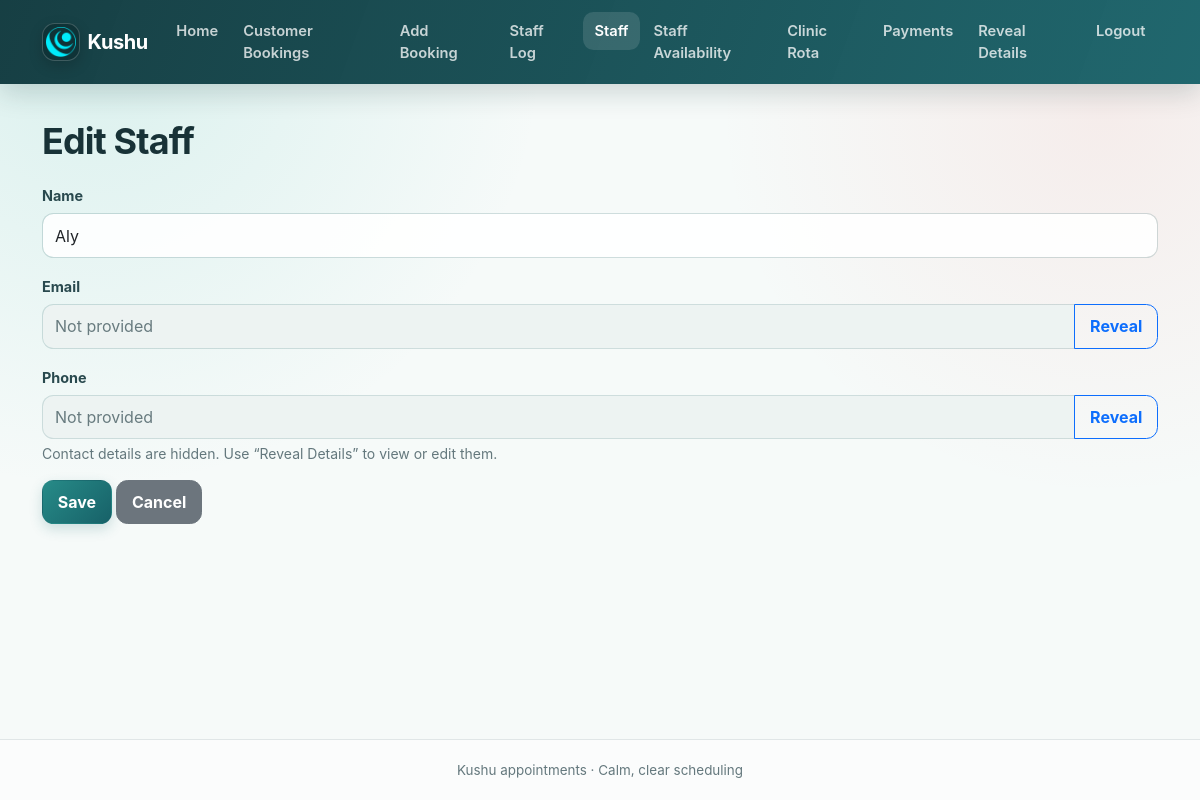
Screenshot of /staff/edit/2 (signed in) with the database file from the repository.
### app.py (models this page shows)
class Staff(db.Model):
    id = db.Column(db.Integer, primary_key=True)
    name = db.Column(db.String(120), nullable=False)
    email = db.Column(db.String(200))
    phone = db.Column(db.String(50))
    hourly_rate = db.Column(db.Float, default=HOURLY_RATE)
    active = db.Column(db.Boolean, default=True)
    created_at = db.Column(db.DateTime, default=datetime.utcnow)
    availabilities = db.relationship('StaffAvailability', backref='staff', cascade='all, delete-orphan')
    dated_availabilities = db.relationship('StaffDateAvailability', backref='staff', cascade='all, delete-orphan')
    shifts = db.relationship('StaffShift', backref='staff', cascade='all, delete-orphan')
    unavailabilities = db.relationship('StaffUnavailability', backref='staff', cascade='all, delete-orphan')
    payments = db.relationship('StaffPayment', backref='staff', cascade='all, delete-orphan')

### app.py (the view, shortened to what this page needs)
@app.route('/staff/edit/<int:staff_id>', methods=['GET', 'POST'])
@login_required
def edit_staff(staff_id):
    s = Staff.query.get_or_404(staff_id)
    return render_template('staff_form.html', staff=s)

### app.py (called while the page is built)
def login_required(f):
    @wraps(f)
    def decorated(*args, **kwargs):
        if not session.get('logged_in'):
            return redirect(url_for('login'))
        return f(*args, **kwargs)
    return decorated

def mask_personal_detail(value):
    if not value:
        return "Not provided"
    return "*" * min(max(len(str(value)), 6), 12)

### templates/staff_form.html (shortened to what this page needs)
{% extends 'base.html' %}
{% block content %}
<h1>{% if staff %}Edit{% else %}Add{% endif %} Staff</h1>
<form method="post">
    <div class="mb-3">
        <label class="form-label" for="staff-name">Name</label>
        <input class="form-control" id="staff-name" name="name" value="{{ staff.name if staff else '' }}" required>
    </div>
    <div class="mb-3">
        <label class="form-label" for="staff-email">Email</label>
        {% if not staff or session.get('personal_details_unlocked') %}
            <input class="form-control" id="staff-email" type="email" name="email" value="{{ staff.email if staff else '' }}">
        {% else %}
            <div class="input-group">
                <input class="form-control" id="staff-email" value="{{ staff.email|mask_personal }}" disabled>
                <a class="btn btn-outline-primary" href="{{ url_for('privacy_unlock', next=request.path) }}">Reveal</a>
            </div>
        {% endif %}
    </div>
    <div class="mb-3">
        <label class="form-label" for="staff-phone">Phone</label>
        {% if not staff or session.get('personal_details_unlocked') %}
            <input class="form-control" id="staff-phone" type="tel" name="phone" value="{{ staff.phone if staff else '' }}">
        {% else %}
            <div class="input-group">
                <input class="form-control" id="staff-phone" value="{{ staff.phone|mask_personal }}" disabled>
                <a class="btn btn-outline-primary" href="{{ url_for('privacy_unlock', next=request.path) }}">Reveal</a>
            </div>
            <div class="form-text">Contact details are hidden. Use “Reveal Details” to view or edit them.</div>
        {% endif %}
    </div>
    <button class="btn btn-primary" type="submit">Save</button>
    <a class="btn btn-secondary" href="{{ url_for('staff_list') }}">Cancel</a>
</form>
{% endblock %}

### static/css/styles.css (style rules this page uses)
body { background: linear-gradient(135deg, #eef8f7 0%, #ffffff 100%); color: #24303e; }
.btn-primary { background-color: #2c8e8a !important; border-color: #2c8e8a !important; }
.btn, .card, .form-control, .form-select { transition: background-color 160ms ease, border-color 160ms ease, box-shadow 160ms ease, transform 160ms ease; }
:root { --ink: #183237; --muted: #64787d; --teal-950: #123b40; --teal-800: #176168; --teal-600: #278b88; --teal-100: #dff4f1; --teal-50: #f1fbf9; --coral: #ef766f; --surface: rgba(255, 255, 255, 0.94); --line: rgba(25, 77, 82, 0.12); --shadow-sm: 0 5px 18px rgba(20, 61, 66, 0.07); --shadow-lg: 0 20px 55px rgba(20, 61, 66, 0.12); }
html { min-height: 100%; }
body { min-height: 100vh; display: flex; flex-direction: column; font-family: Inter, ui-sans-serif, system-ui, -apple-system, BlinkMacSystemFont, "Segoe UI", sans-serif; background: radial-gradient(circle at 8% 5%, rgba(93, 199, 188, 0.18), transparent 28rem), radial-gradient(circle at 92% 14%, rgba(239, 118, 111, 0.10), transparent 24rem), #f6faf9; color: var(--ink); }
h1, h2, h3, h4, h5 { color: var(--ink); font-weight: 730; letter-spacing: -0.025em; }
h1 { margin-bottom: 1.25rem; font-size: clamp(1.8rem, 3vw, 2.45rem); }
.text-muted, .form-text { color: var(--muted) !important; }
.btn { border-radius: 0.72rem; font-weight: 650; padding: 0.55rem 0.92rem; box-shadow: none; }
.btn-primary, .btn-success { color: #fff !important; background: linear-gradient(135deg, var(--teal-600), var(--teal-800)) !important; border-color: transparent !important; box-shadow: 0 5px 13px rgba(28, 111, 115, 0.2); }
.form-label { color: #29494e; font-size: 0.9rem; font-weight: 650; margin-bottom: 0.42rem; }
.form-control, .form-select { min-height: 2.78rem; border-radius: 0.72rem; border-color: rgba(32, 92, 97, 0.18); background-color: rgba(255, 255, 255, 0.88); }
.form-control:disabled { background-color: #edf3f2; color: #687b7f; }

### rows the page displays
Staff: name "Aly", email|mask_personal "Not provided", phone|mask_personal "Not provided"
